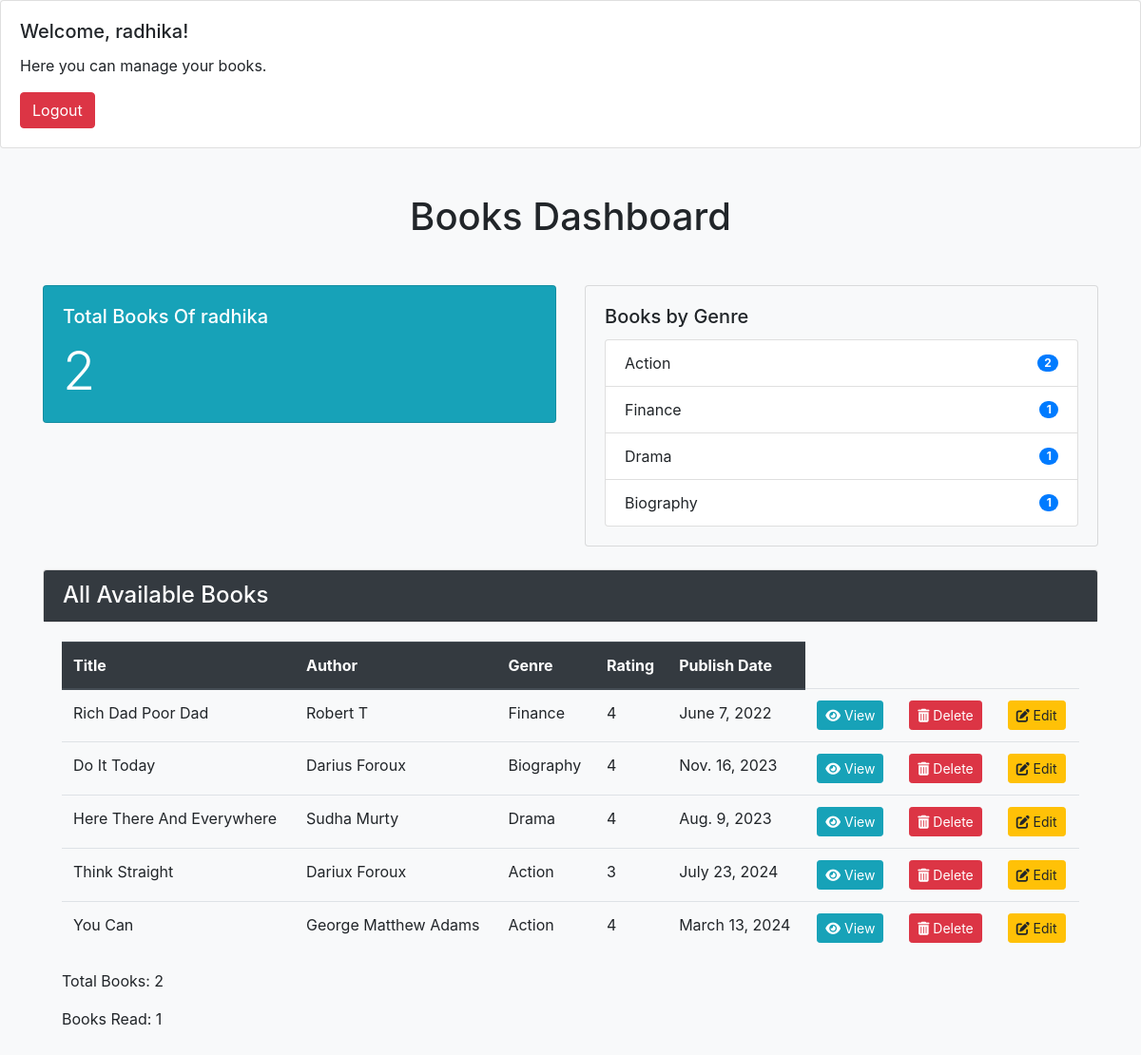
Before: /d/ (signed in) with the older database file.
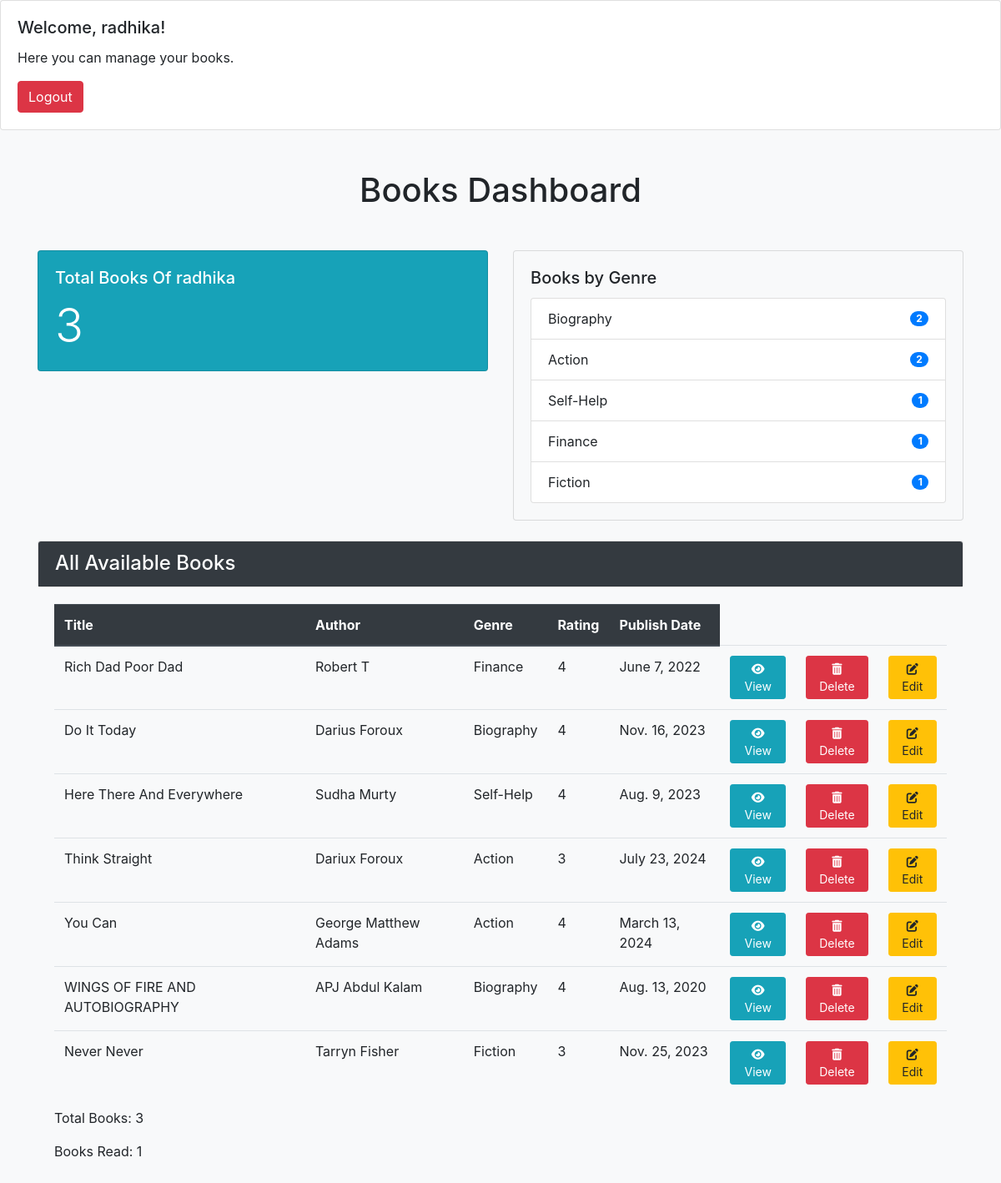
After: the same page with the newer database file.
### Books/models.py (models this page shows)
class Book(models.Model):
    STATUS_CHOICES = [
        ('R','Read'),
        ('U', 'Unread'),
    ]
    GENRE_CHOICES = [
        ('Fiction', 'Fiction'),
        ('Biography', 'Biography'),
        ('Mystery', 'Mystery'),
        ('Romance','Romance'),
        ('Comics', 'Comics'),
        ('Kids_Book', 'Kids_Book'),
        ('History', 'History'),
        ('Horror', 'Horror'),
        ('Finannce','Finance'),
        ('Science','Science'),
        ('Self-Help','Self-Help'),
    ]
    title = models.CharField(max_length=200)
    author = models.CharField(max_length=200)
    genre = models.CharField(max_length=50, choices=GENRE_CHOICES)
    rating = models.IntegerField(null= True,blank=True)
    publish_date = models.DateField(null=True)
    status = models.CharField(max_length=1, choices=STATUS_CHOICES, default='U')
    user = models.ForeignKey(User, on_delete=models.CASCADE)
    poster = models.ImageField(upload_to='posters/', blank=True, null=True)

### Books/views.py (the view)
# urls.py: path('d/', dashboard, name='dashboard'),
@login_required
def dashboard(request):
    if request.method == 'POST':
        book_id = request.POST.get('book_id')
        book = get_object_or_404(Book, pk=book_id,user=request.user)
        book.delete()
        return redirect('dashboard')
    books = Book.objects.filter(user=request.user)
    total_books = books.count()
    books_read = Book.objects.filter(user=request.user, status='R').count()
    genre_stats = Book.objects.values('genre').annotate(count=Count('genre')).order_by('-count')
    genre_distribution = Book.objects.filter(user=request.user).values('genre').annotate(count=Count('genre'))
    avg_rating = Book.objects.filter(user=request.user).aggregate(Avg('rating'))
    books = Book.objects.all()
    context = {
        'total_books': total_books,
        'books_read': books_read,
        'genre_stats': genre_stats,
        'genre_distribution': genre_distribution,
        'avg_rating': avg_rating['rating__avg'],
        'books': books,
    }
    return render(request,'dashboard.html',context)

### templates/dashboard.html (shortened to what the changed rows need)
<!DOCTYPE html>
<html lang="en">
<head>
    <link
        rel="stylesheet"
        href="https://stackpath.bootstrapcdn.com/bootstrap/4.5.2/css/bootstrap.min.css"
    >
</head>
<body class="bg-light">
    <td>   <div class="card">
    </div> </td>
    <td>
    <div class="container my-5">
        <h1 class="text-center mb-5">Books Dashboard</h1>
           <div class = "row">
                <div class="col-md-6">
                    <div class="card text-white bg-info mb-4">
                        <div class="card-body">
                            <h5 class="card-title">Total Books Of {{user}} </h5>
                            <p class="card-text display-4">{{ total_books }}</p>
                        </div>
                    </div>
                </div>
                <div class="col-md-6">
                    <div class="card bg-light mb-4">
                        <div class="card-body">
                            <ul class="list-group">
                                {% for stat in genre_stats %}
                                    <li class="list-group-item d-flex justify-content-between align-items-center">
                                        {{ stat.genre }}
                                        <span class="badge badge-primary badge-pill">{{ stat.count }}</span>
                                    </li>
                                {% endfor %}
                            </ul>
                        </div>
                    </div>
                </div>
            </div>
            <div class="card-body">
                <table class="table table-hover">
                    <thead class="thead-dark">
                        <tr>
                            <th scope="col">Title</th>
                            <th scope="col">Author</th>
                            <th scope="col">Genre</th>
                            <th scope="col">Rating</th>
                            <th scope="col">Publish Date</th>
                        </tr>
                    </thead>
                    <tbody>
                       {%if books %}
                        {% for book in books %}
                        <tr>
                            <td>{{ book.title }}</td>
                            <td>{{ book.author }}</td>
                            <td>{{ book.genre }}</td>
                            <td>{{ book.rating}}</td>
                            <td>{{ book.publish_date }}</td>
                            <td>
                                <a href="{% url 'book_detail' book.pk %}" class="btn btn-info btn-sm">
                                    <i class="fas fa-eye"></i> View
                                </a>
                            </td>
                            <td>
                                <form method="post" class="d-inline">
                                    <button type="submit" class="btn btn-danger btn-sm">
                                        <i class="fas fa-trash-alt"></i> Delete
                                    </button>
                                </form>
                            </td>
                            <td>
                                <a href="{% url 'book_update' book.pk %}" class="btn btn-warning btn-sm">
                                    <i class="fas fa-edit"></i> Edit
                                </a>
                            </td>
                        </tr>
                        {% endfor %}
                        {% else %}
                        <tr>
                            <td colspan="4" class="text-center text-muted">No Books available.</td>
                        </tr>
                    {% endif %}
                    </tbody>
                </table>
            </td>
     <p>Total Books: {{ total_books }}</p>
     <p>Books Read: {{ books_read }}</p>
</body>

Changed rows visible on the page:
changed Book "Here There And Everywhere": genre "Drama" → "Self-Help"
added Book: title "WINGS OF FIRE AND AUTOBIOGRAPHY", author "APJ Abdul Kalam", genre "Biography", rating "4", publish_date "Aug. 13, 2020"
added Book: title "Never Never", author "Tarryn Fisher", genre "Fiction", rating "3", publish_date "Nov. 25, 2023"
Other visible differences:
{{ total_books }}: "2" → "3"
new list line: "Biography 2"
new list line: "Self-Help 1"
new list line: "Fiction 1"
list line gone: "Drama 1"
list line gone: "Biography 1"
